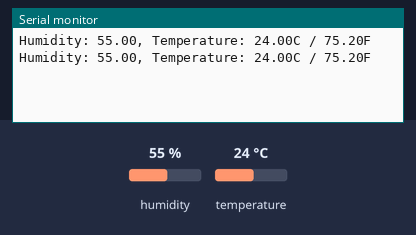
This sketch was run on a simulated Arduino Uno, built with avr-gcc and run on an emulated ATmega328P. Shown: the last lines printed to the serial monitor. The test bench sets the inputs (shaded band); at power-on: humidity 55 %, temperature 24 °C.

Above: at 1.7 s.
1.8 s: humidity set to 22 %
At 4.3 s:
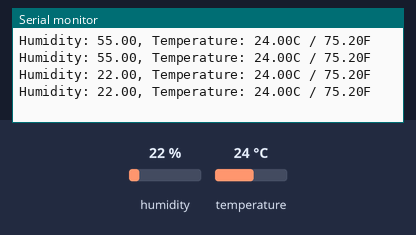
4.5 s: temperature set to 12 °C
At 5.4 s:
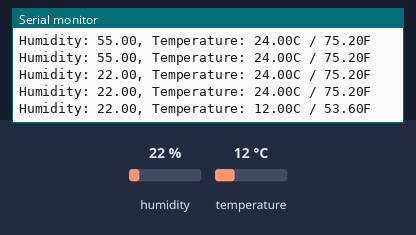
7.2 s: humidity set to 40 %
At 8.1 s:
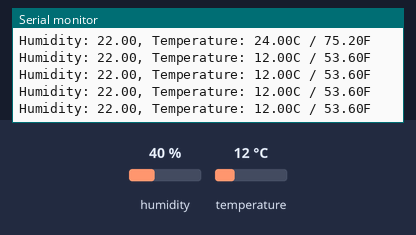
Timing chart, 0 to 10.2 s (numbered marks = the images above; inputs shaded):
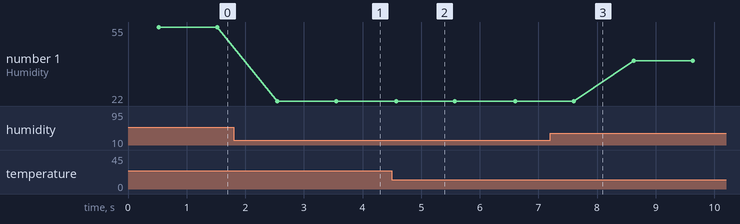

Measured:
- after the input at 1.8 s, the serial monitor: prints a new line after 0.75 s (image 1)
- after the input at 4.5 s, the serial monitor: prints a new line after 0.08 s (image 2)
- plotted number 1: 55 → 22 after the input at 1.8 s, 22 → 40 after the input at 7.2 s

The sketch:

DHT.ino
```cpp
#include <DHT.h>
#define Type DHT11
int sensePin = 2;
int setTime=500;
DHT HT(sensePin, Type);
float H;
float TC;
float TF;
void setup() {
  Serial.begin(9600);
  HT.begin();
  delay(setTime);
}

void loop() {
 H = HT.readHumidity();
 TC = HT.readTemperature();
 TF = HT.readTemperature(true);
 Serial.print("Humidity: ");
 Serial.print(H);
 Serial.print(", Temperature: ");
 Serial.print(TC);
 Serial.print("C");
 Serial.print(" / ");
 Serial.print(TF);
 Serial.println("F");
 delay(1000);
}
```
